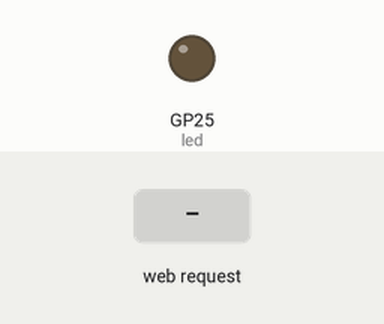
Bench run of a program on a simulated Raspberry Pi Pico running MicroPython. Parts: output pins drawn as LEDs (lit = HIGH). Inputs (shaded band) come from the test bench. WiFi joins after 1.5 s; values from a settings file that is not in the repository are placeholders; what the program prints to the serial console is not drawn.

Above: at 3.2 s.
3.3 s: HTTP request GET /on received
At 3.6 s:
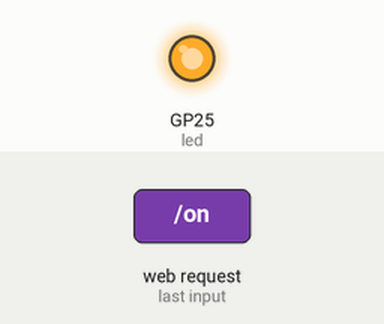
4.8 s: HTTP request GET /off received
At 6.0 s:
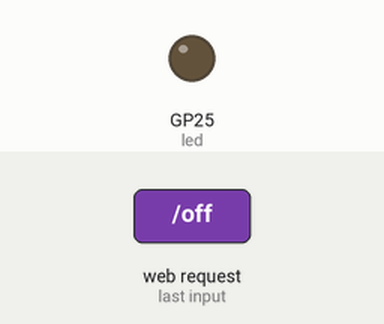
Timing chart, 0 to 7.8 s (numbered marks = the images above; inputs shaded):
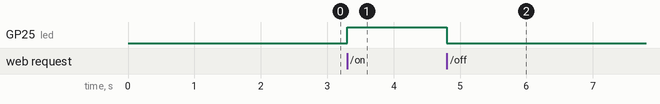

The program:

pico_microdot_led.py
```python
import network
import socket
import time
from microdot.microdot import Microdot
from secrets import secrets

from machine import Pin, ADC

analogue = ADC(Pin(26))

wlan = network.WLAN(network.STA_IF)
wlan.active(True)
wlan.connect(secrets['ssid'], secrets['password'])

led_state=False
led = Pin("LED", Pin.OUT)
led.value(led_state)


def generate_html():
    return f"""<!DOCTYPE html>
            <html>
            <head> <title>Pico W</title> </head>
            <body> <h1>Pico W</h1>
            <p>The LED is {led_state}</p>
            </body>
            </html>
            """


# Wait for connect or fail
max_wait = 10
while max_wait > 0:
    if wlan.status() < 0 or wlan.status() >= 3:
        break
    max_wait -= 1
    print('waiting for connection...')
    time.sleep(1)

# Handle connection error
if wlan.status() != 3:
    raise RuntimeError('network connection failed')
else:
    print('connected')
    status = wlan.ifconfig()
    print( 'ip = ' + status[0] )

app = Microdot()
@app.route('/')
def index(request):
    return generate_html(), {'Content-Type': 'text/html'}

@app.route('/on')
def on(request):
    global led_state
    led_state = True
    led.value(led_state)
    return generate_html(), {'Content-Type': 'text/html'}

@app.route('/off')
def on(request):
    global led_state
    led_state = False
    led.value(led_state)
    return generate_html(), {'Content-Type': 'text/html'}


app.run(port=80)
```

Measured:
- after the input at 3.3 s, GP25 (led): LOW → HIGH at once
- after the input at 4.8 s, GP25 (led): HIGH → LOW at once
